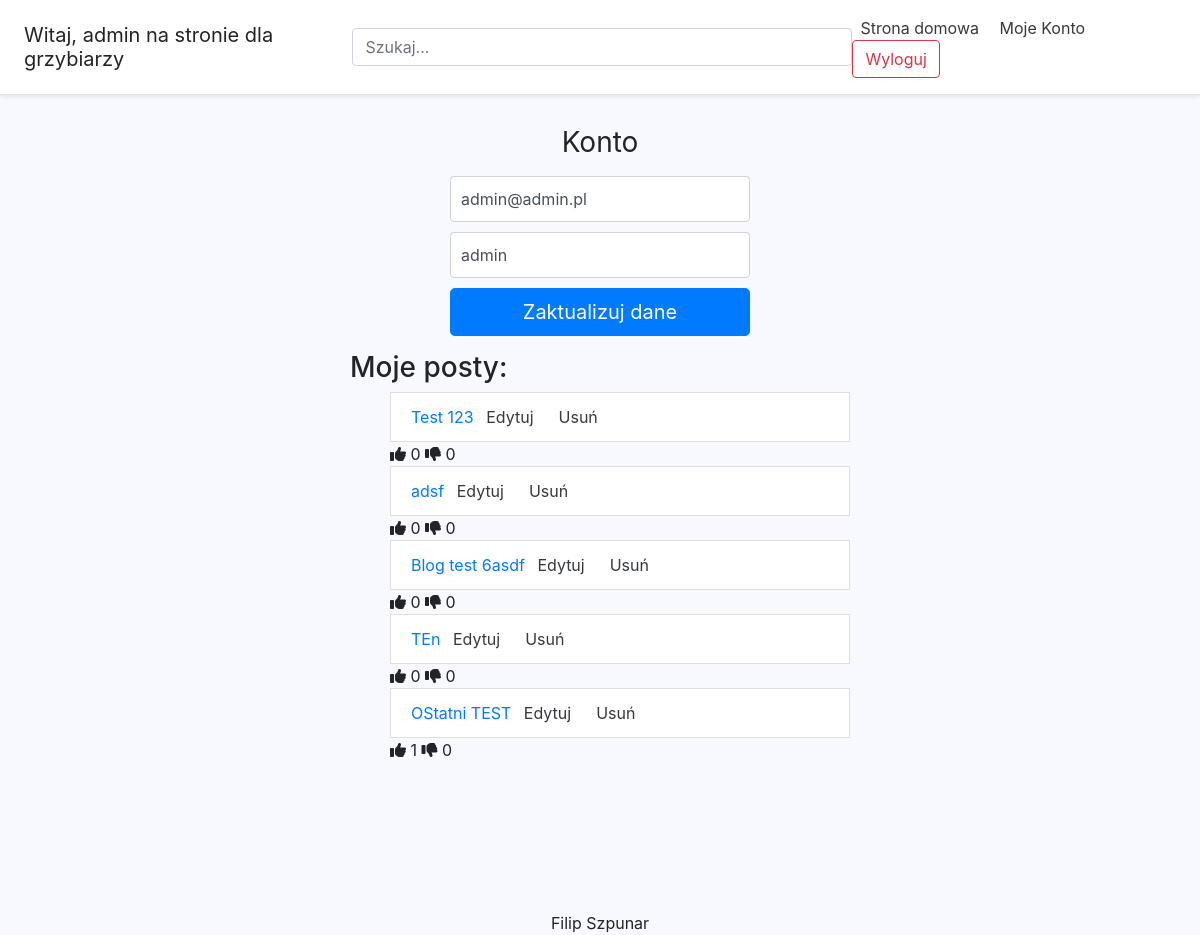
The app's page /account/ (signed in) with its own data.
### account/models.py (models this page shows, shortened)
class Moje_Konto(AbstractBaseUser):
    email = models.EmailField(verbose_name='email', max_length=60, unique=True)
    username = models.CharField(max_length=30, unique=True)
    date_joined = models.DateTimeField(verbose_name='data dołączenia', auto_now_add=True)
    last_login = models.DateTimeField(verbose_name='data ostatniego zalogowania', auto_now=True)
    is_admin = models.BooleanField(default=False)
    is_active = models.BooleanField(default=True)
    is_staff = models.BooleanField(default=False)
    is_superuser = models.BooleanField(default=False)
    USERNAME_FIELD = 'username'
    REQUIRED_FIELDS = ['email']
    objects = MyAccountManager()
    class Meta:
        verbose_name='Moje_Konto'
        verbose_name_plural = 'Konta'

### grzyb/models.py (models this page shows)
class BlogPost(models.Model):
    title = models.CharField(max_length=60, null=False, blank=False, verbose_name='Tytuł')
    body = models.TextField(max_length=5000, null=False, blank = False, verbose_name='opis')
    image = models.ImageField(upload_to = upload_location,null=False, blank=False, verbose_name='obrazek')
    date_published = models.DateTimeField(auto_now_add=True, verbose_name='data publickacji')
    date_updated = models.DateTimeField(auto_now=True, verbose_name='data aktualizacji')
    author = models.ForeignKey(settings.AUTH_USER_MODEL, on_delete=models.CASCADE,verbose_name='autor')
    slug = models.SlugField(blank=True, unique=True)
    likes = models.IntegerField(default=0)
    dislikes = models.IntegerField(default=0)
    def __str__(self):
        return self.title
    class Meta:
        verbose_name='Post'
        verbose_name_plural = 'Posty'

### account/views.py (the view)
# urls.py: path('account/', account_view, name="account"),
def account_view(request):
    if not request.user.is_authenticated:
        return redirect('login')
    context = {}
    if request.POST:
        form = ZaktualizujKontoForm(request.POST, instance = request.user)
        if form.is_valid():
            form.initial = {
                    "email": request.POST['email'],
                    "username": request.POST['username'],
            }
            form.save()
            context['success_message'] = "Zaktualizowano dane"
    else:
        form = ZaktualizujKontoForm(
                initial = {
                    "email": request.user.email,
                    "username": request.user.username
                }
            )
    context['account_form'] = form
    blog_posts = BlogPost.objects.filter(author=request.user)
    context['blog_posts'] = blog_posts
    return render(request, 'account/account.html', context)

### account/forms.py (shortened to what this page needs)
class ZaktualizujKontoForm(forms.ModelForm):
    class Meta:
        model = Moje_Konto
        fields = ('email', 'username')

### account/templates/account/account.html (shortened to what this page needs)
{% extends 'base.html' %}
{% block content %}
<form class="Edycja_Konta" method="post">{% csrf_token %}
    <h1 class="h3 mb-3 font-weight-normal">Konto</h1>
    <input type="email" name="email" id="inputEmail" class="form-control" placeholder="Adres Email" required autofocus value="{{account_form.initial.email}}">
    <input type="username" id="inputUsername" name = "username" class="form-control" placeholder="username" required value="{{account_form.initial.username}}">
    <button class="btn btn-lg btn-primary btn-block" type="submit">Zaktualizuj dane</button>
  </form>
<div class = "container">
  <div class = "row">
    <div class = "posty">
      <h3 claa = "mb-3 font-weight-normal">Moje posty:</h3>
      {% if blog_posts %}
      <ul>
        {% for post in blog_posts %}
          <a href="{% url 'grzyb:detail' post.slug %}"style = "text-decoration:none;">
            <li class = "list-group-item">{{post}}           <a class = "p-2 text-dark" href = "editblog">Edytuj</a>&nbsp
          <a class = "p-2 text-dark" href = "deleteblog">Usuń</a>&nbsp</li>
          <i onclick="myFunction(this)" class="fa fa-thumbs-up"></i>
          {{ post.likes }}
           <i onclick="myFunction(this)" class="fa fa-thumbs-down"></i>
          {{ post.dislikes }}
          </a>
        {% endfor %}
      </ul>
      {% else %}
        <p>Nie opublikowałeś jeszcze żadnego postu</p>
      {% endif %}
    </div>
  </div>
</div>
{% endblock content %}

### templates/snippets/header.html (shortened to what this page needs)
 <link rel="stylesheet" href="https://stackpath.bootstrapcdn.com/bootstrap/4.4.1/css/bootstrap.min.css">
 <link rel="stylesheet" href="https://cdnjs.cloudflare.com/ajax/libs/font-awesome/4.7.0/css/font-awesome.min.css">
<div class="d-flex flex-column flex-md-row align-items-center p-3 px-md-4 mb-3 bg-white border-bottom shadow-sm">
    <h5 class="my-0 mr-md-auto font-weight-normal">
        {% if request.user.is_authenticated %}
            Witaj, {{request.user.username}}
        {% else %}
          Witaj
        {% endif %}
         na stronie dla grzybiarzy
    </h5>
    <div class ="search-bar">
      <form method = "get">
        <input type="text" class="form-control" name="q" id="id_q" placeholder="Szukaj..." value="{{query}}">
      </form>
     </div>
    <nav class="my-3 my-md-0 mr-md-3">
        {% if request.user.is_authenticated %}
            <a class = "p-2 text-dark" href = "{% url 'home' %}">Strona domowa</a>
            <a class = "p-2 text-dark" href = "{% url 'account' %}">Moje Konto</a>
             <a class="btn btn-outline-danger" href="{% url 'logout' %}">Wyloguj</a>
        {% else %}
            <a class = "p-2 text-dark" href = "{% url 'home' %}">Strona domowa</a>
            <a class = "p-2 text-dark" href = "{% url 'register' %}">Zarejestruj się</a>
        <a class="btn btn-outline-success" href="{% url 'login' %}">Zaloguj się</a>
        </nav>
    {% endif %}
</div>

### templates/snippets/header.html (style rules this page uses)
.search-bar { max-width: 500px; width: 100% }

### templates/base.html (style rules this page uses)
body { background-color: #F8F8FF }

### account/templates/account/account.html (style rules this page uses)
.Edycja_Konta { width: 100%; max-width: 330px; padding: 15px; margin: auto; }
.Edycja_Konta .form-control { position: relative; height: auto; padding: 10px; font-size: 16px; }
.Edycja_Konta input[type="email"] { margin-bottom: 10px; }
.Edycja_Konta input[type="username"] { margin-bottom: 10px; }
.h3 { text-align: center; }
.posty { max-width: 500px; width:100%; margin: auto; }

### records on screen
Moje_Konto: user.username "admin", email "admin@admin.pl", username "admin"
BlogPost: title "Test 123", likes "0", dislikes "0"
BlogPost: title "adsf", likes "0", dislikes "0"
BlogPost: title "Blog test 6asdf", likes "0", dislikes "0"
BlogPost: title "TEn", likes "0", dislikes "0"
BlogPost: title "OStatni TEST", likes "1", dislikes "0"
